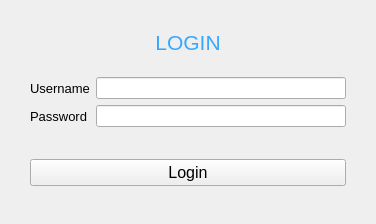
<?xml version="1.0" encoding="UTF-8"?>
<ui version="4.0">
 <class>login_form</class>
 <widget class="QWidget" name="login_form">
  <property name="geometry">
   <rect>
    <x>0</x>
    <y>0</y>
    <width>376</width>
    <height>224</height>
   </rect>
  </property>
  <property name="windowTitle">
   <string>Login</string>
  </property>
  <layout class="QFormLayout" name="formLayout">
   <property name="leftMargin">
    <number>30</number>
   </property>
   <property name="topMargin">
    <number>30</number>
   </property>
   <property name="rightMargin">
    <number>30</number>
   </property>
   <property name="bottomMargin">
    <number>30</number>
   </property>
   <item row="2" column="0">
    <widget class="QLabel" name="usernameLabel">
     <property name="font">
      <font>
       <pointsize>10</pointsize>
      </font>
     </property>
     <property name="text">
      <string>Username</string>
     </property>
    </widget>
   </item>
   <item row="2" column="1">
    <widget class="QLineEdit" name="usernameLineEdit">
     <property name="sizePolicy">
      <sizepolicy hsizetype="Expanding" vsizetype="Fixed">
       <horstretch>0</horstretch>
       <verstretch>0</verstretch>
      </sizepolicy>
     </property>
    </widget>
   </item>
   <item row="3" column="0">
    <widget class="QLabel" name="pswdLabel">
     <property name="font">
      <font>
       <pointsize>10</pointsize>
      </font>
     </property>
     <property name="text">
      <string>Password</string>
     </property>
    </widget>
   </item>
   <item row="3" column="1">
    <widget class="QLineEdit" name="pswdLineEdit">
     <property name="sizePolicy">
      <sizepolicy hsizetype="Expanding" vsizetype="Fixed">
       <horstretch>0</horstretch>
       <verstretch>0</verstretch>
      </sizepolicy>
     </property>
     <property name="text">
      <string/>
     </property>
     <property name="echoMode">
      <enum>QLineEdit::Password</enum>
     </property>
    </widget>
   </item>
   <item row="4" column="0" colspan="2">
    <spacer name="horizontalSpacer">
     <property name="orientation">
      <enum>Qt::Horizontal</enum>
     </property>
     <property name="sizeHint" stdset="0">
      <size>
       <width>40</width>
       <height>20</height>
      </size>
     </property>
    </spacer>
   </item>
   <item row="5" column="0" colspan="2">
    <widget class="QPushButton" name="loginButton">
     <property name="font">
      <font>
       <pointsize>12</pointsize>
      </font>
     </property>
     <property name="mouseTracking">
      <bool>false</bool>
     </property>
     <property name="autoFillBackground">
      <bool>false</bool>
     </property>
     <property name="text">
      <string>Login</string>
     </property>
    </widget>
   </item>
   <item row="0" column="0" colspan="2">
    <widget class="QLabel" name="label">
     <property name="font">
      <font>
       <family>Segoe UI</family>
       <pointsize>16</pointsize>
       <italic>false</italic>
       <bold>false</bold>
      </font>
     </property>
     <property name="styleSheet">
      <string notr="true">color: rgb(55, 168, 255);</string>
     </property>
     <property name="text">
      <string>LOGIN</string>
     </property>
     <property name="alignment">
      <set>Qt::AlignCenter</set>
     </property>
    </widget>
   </item>
   <item row="1" column="0" colspan="2">
    <spacer name="verticalSpacer">
     <property name="orientation">
      <enum>Qt::Vertical</enum>
     </property>
     <property name="sizeType">
      <enum>QSizePolicy::Fixed</enum>
     </property>
     <property name="sizeHint" stdset="0">
      <size>
       <width>20</width>
       <height>10</height>
      </size>
     </property>
    </spacer>
   </item>
  </layout>
 </widget>
 <resources/>
 <connections/>
</ui>
